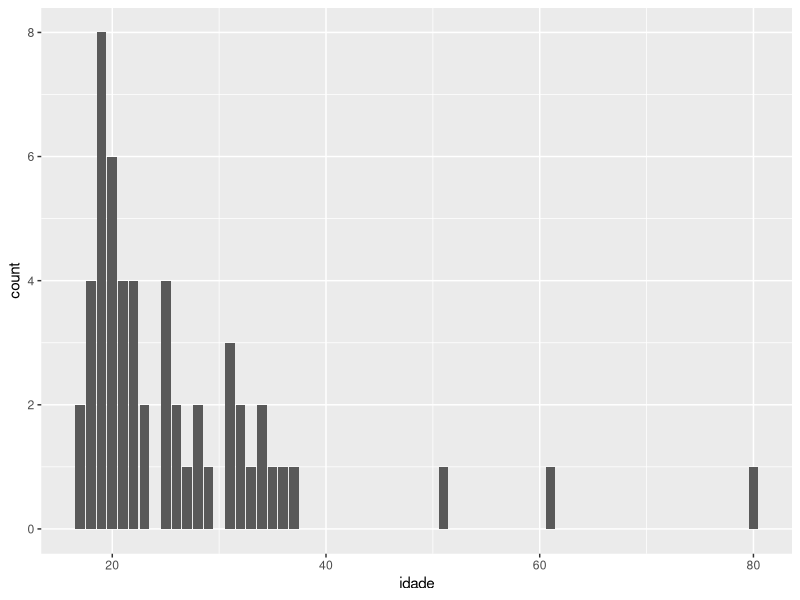
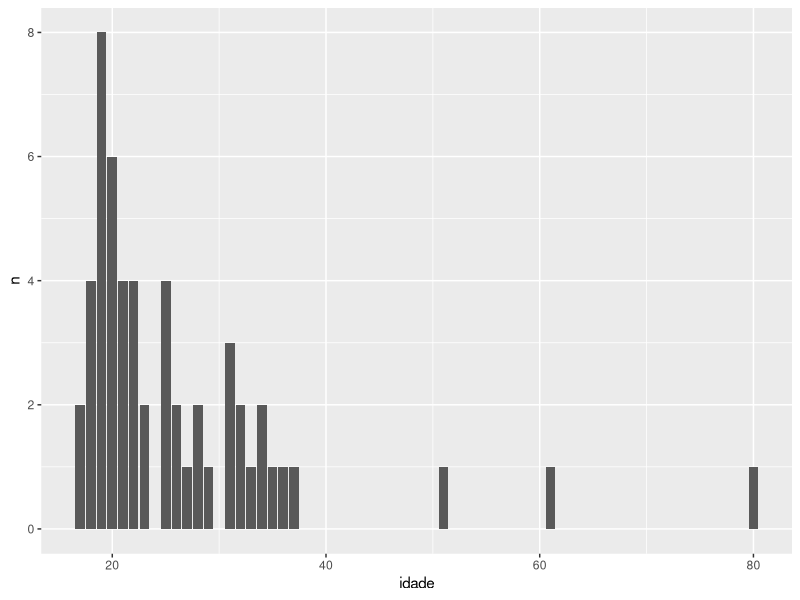
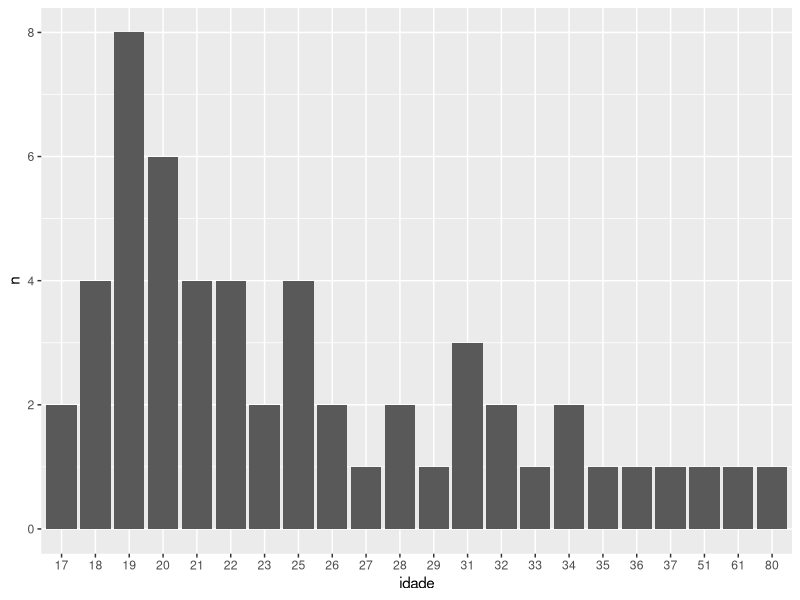
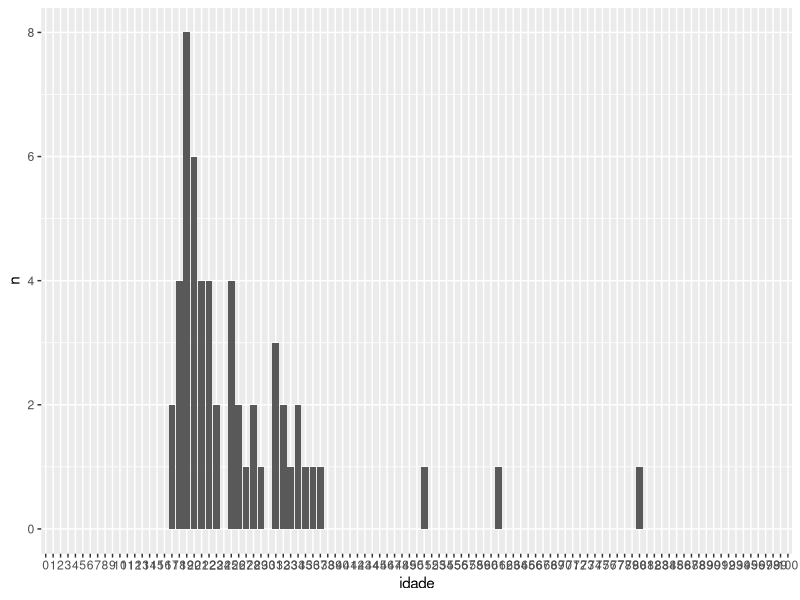
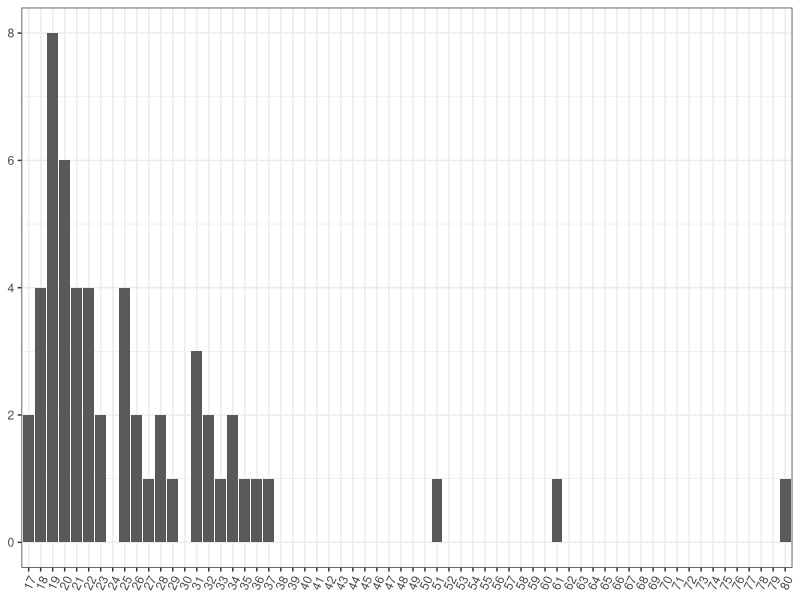
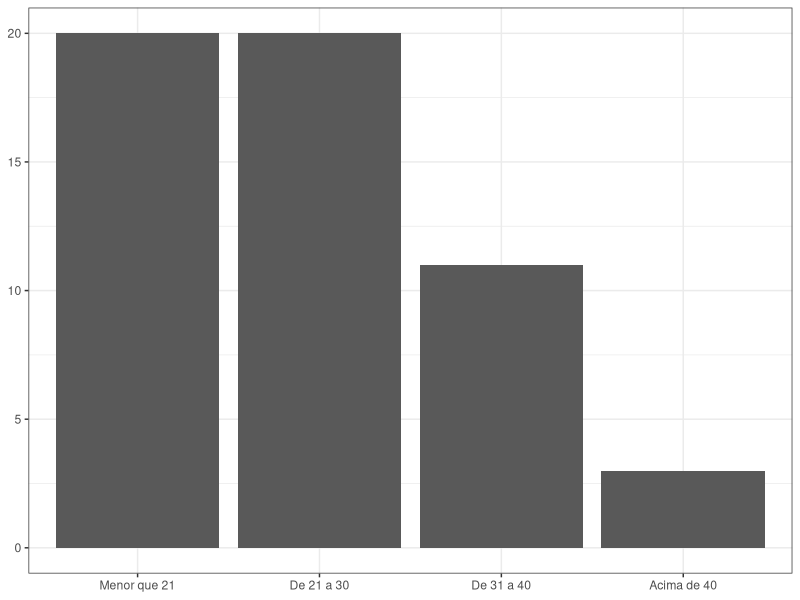
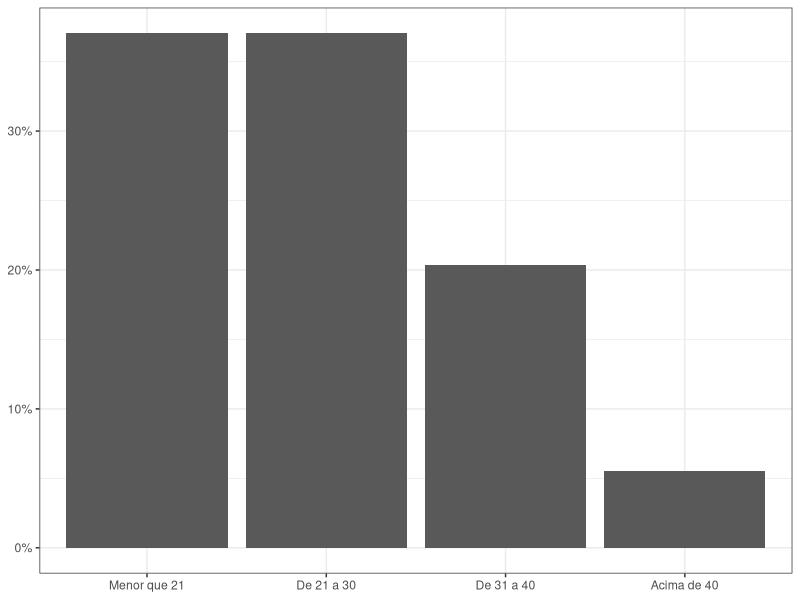
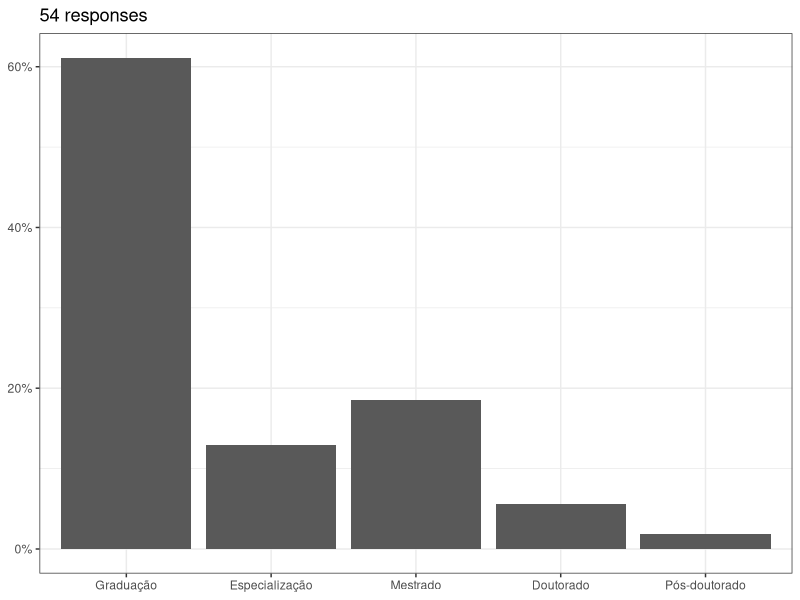

Reproduce these figures in R, in order.
## ---- chunk 1
knitr::opts_chunk$set(echo = TRUE)
## ---- chunk 2
# você deve carregar os pacotes nesse code chunk
library(tidyverse)
library(here)
## ---- chunk 3
# preparando dados
class_profile <- read_csv(here("data", "perfil-turma.csv"))

# ajustando nomes de variaveis
oldnames <- names(class_profile) 
newnames <- c("idade", "escolaridade", "ocupacao", "area")

class_profile <- class_profile %>% rename_at(vars(oldnames), ~ newnames)
## ---- chunk 4
class_profile %>% select(idade) %>% 
  ggplot() + 
  geom_bar(mapping = aes(x = idade))
## ---- chunk 5
class_profile %>% select(idade) %>% 
  group_by(idade) %>% summarise(n = n()) %>%
  ggplot(aes(idade, n)) + 
  geom_bar(stat = "identity")
## ---- chunk 6
class_profile %>% select(idade) %>% 
  mutate(idade = factor(idade)) %>%
  group_by(idade) %>% summarise(n = n()) %>%
  ggplot(aes(idade, n)) + 
  geom_bar(stat = "identity")

## ---- chunk 7
class_profile %>% select(idade) %>% 
  mutate(idade = factor(idade, levels = c(0:100))) %>%
  group_by(idade) %>% summarise(n = n()) %>%
  ggplot(aes(idade, n)) + 
  geom_bar(stat = "identity") +
    scale_x_discrete(drop=FALSE) 
## ---- chunk 8
class_profile %>% select(idade) %>% 
  mutate(idade = factor(idade, levels = c(min(idade):max(idade)))) %>%
  group_by(idade) %>% summarise(n = n()) %>%
  ggplot(aes(idade, n)) + 
  geom_bar(stat = "identity") +
    scale_x_discrete(drop=FALSE) +
    theme_bw() + 
  theme(legend.title = element_blank(),
        axis.title.x = element_blank(), 
        axis.title.y = element_blank(),
        axis.text.x = element_text(angle = 65,
                                   hjust = 1,
                                   vjust = 1))

## ---- chunk 9
class_profile %>% select(idade) %>% 
  mutate(idade_fx = case_when(idade <= 20 ~ "Menor que 21",
                              idade >= 20 & idade < 30 ~ "De 21 a 30",
                              idade >= 30 & idade < 40 ~ "De 31 a 40",
                              TRUE ~ "Acima de 40")) %>%
  group_by(idade_fx) %>% summarise(n = n()) %>%
  mutate(idade_fx = factor(idade_fx, levels = c("Menor que 21", "De 21 a 30", "De 31 a 40", "Acima de 40"))) %>%
  ggplot(aes(idade_fx, n)) + 
  geom_bar(stat = "identity") +
  theme_bw() + 
  theme(legend.title = element_blank(),
        axis.title.x = element_blank(), 
        axis.title.y = element_blank())

## ---- chunk 10
class_profile %>% select(idade) %>% 
  mutate(idade_fx = case_when(idade <= 20 ~ "Menor que 21",
                              idade >= 20 & idade < 30 ~ "De 21 a 30",
                              idade >= 30 & idade < 40 ~ "De 31 a 40",
                              TRUE ~ "Acima de 40")) %>%
  mutate(idade_fx = factor(idade_fx, levels = c("Menor que 21", "De 21 a 30", "De 31 a 40", "Acima de 40"))) %>%
  ggplot(aes(idade_fx)) + 
  geom_bar(aes(y = (..count..)/sum(..count..))) + 
          scale_y_continuous(labels=scales::percent) +
  theme_bw() + 
  theme(legend.title = element_blank(),
        axis.title.x = element_blank(), 
        axis.title.y = element_blank())

## ---- chunk 11
n_resp <- class_profile %>% select(escolaridade) %>% drop_na() %>% count()

class_profile %>% select(escolaridade) %>% 
  mutate(escolaridade = factor(escolaridade, levels = c("Graduação", "Especialização", 
                                                        "Mestrado", "Doutorado", 
                                                        "Pós-doutorado"))) %>%
  ggplot(aes(escolaridade)) + 
  geom_bar(aes(y = (..count..)/sum(..count..))) + 
          scale_y_continuous(labels=scales::percent) +
  theme_bw() + 
  ggtitle(paste(n_resp, "responses", sep = " ")) +
  theme(legend.title = element_blank(),
        axis.title.x = element_blank(), 
        axis.title.y = element_blank())

## ---- chunk 12
n_resp <- class_profile %>% select(escolaridade) %>% drop_na() %>% count()

fct_ordem <- class_profile %>% count(escolaridade) %>% arrange(desc(n)) %>% select(escolaridade)

class_profile %>% select(escolaridade) %>% 
  mutate(escolaridade = factor(escolaridade, levels = fct_ordem$escolaridade)) %>%
  ggplot(aes(escolaridade)) + 
  geom_bar(aes(y = (..count..)/sum(..count..))) + 
          scale_y_continuous(labels=scales::percent) +
  theme_bw() + 
  ggtitle(paste(n_resp, "responses", sep = " ")) +
  theme(legend.title = element_blank(),
        axis.title.x = element_blank(), 
        axis.title.y = element_blank())

## ---- chunk 13
n_resp <- class_profile %>% select(area) %>% drop_na() %>% count()

fct_ordem <- class_profile %>% count(area) %>% arrange(desc(n)) %>% select(area)

class_profile %>% select(area) %>% 
  mutate(area = factor(area, levels = fct_ordem$area)) %>%
  ggplot(aes(area)) + 
  geom_bar(aes(y = (..count..)/sum(..count..))) + 
  scale_y_continuous(labels=scales::percent, breaks = seq(0, 1, .1)) +
  theme_bw() + 
  ggtitle(paste(n_resp, "responses", sep = " ")) +
  theme(legend.title = element_blank(),
        axis.title.x = element_blank(), 
        axis.title.y = element_blank(),
                axis.text.x = element_text(angle = 65,
                                   hjust = 1,
                                   vjust = 1))

## ---- chunk 14
n_resp <- class_profile %>% select(ocupacao) %>% drop_na() %>% count()

fct_ordem <- class_profile %>% count(ocupacao) %>% arrange(desc(n)) %>% select(ocupacao)

class_profile %>% select(ocupacao) %>% 
  mutate(ocupacao = factor(ocupacao, levels = fct_ordem$ocupacao)) %>%
  ggplot(aes(ocupacao)) + 
  geom_bar(aes(y = (..count..)/sum(..count..))) + 
  scale_y_continuous(labels=scales::percent, breaks = seq(0, 1, .1)) +
  theme_bw() + 
  ggtitle(paste(n_resp, "responses", sep = " ")) +
  theme(legend.title = element_blank(),
        axis.title.x = element_blank(), 
        axis.title.y = element_blank(),
                axis.text.x = element_text(angle = 65,
                                   hjust = 1,
                                   vjust = 1))

